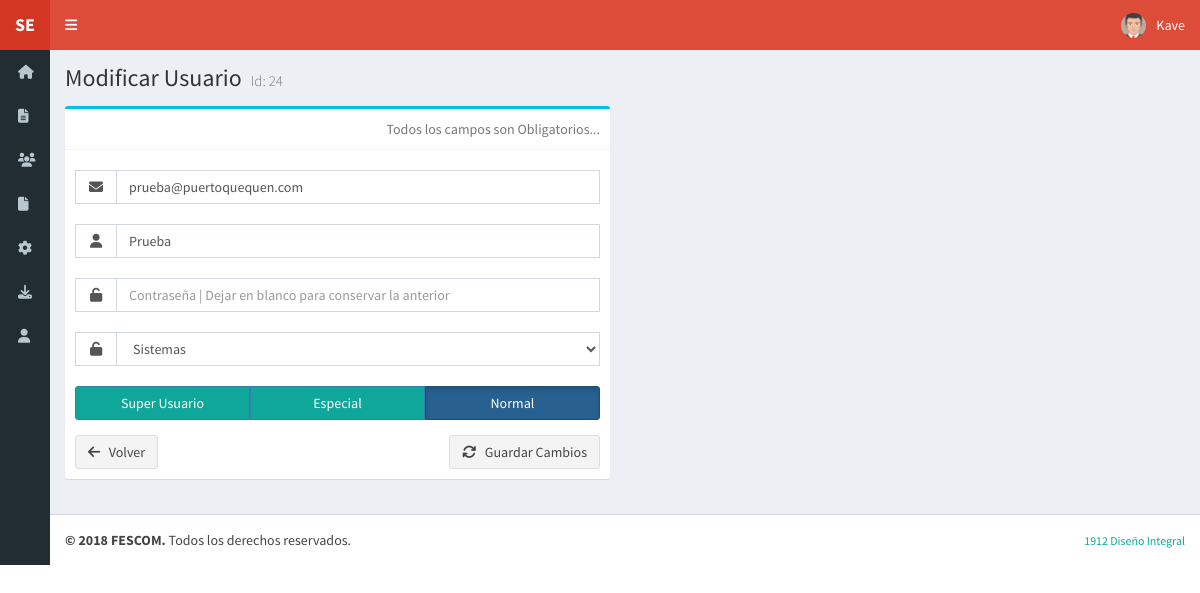
/adm/usr-cc.php?Id=24 (signed in), run on the app's committed database.
### tables this page shows
CREATE TABLE `usuarios` (
  `user_id` int(5) NOT NULL AUTO_INCREMENT,
  `user_name` varchar(25) NOT NULL,
  `user_email` varchar(35) NOT NULL,
  `user_password` varchar(255) NOT NULL,
  `user_level` tinyint(4) NOT NULL,
  `user_area` smallint(6) NOT NULL,
  `user_img` varchar(30) NOT NULL,
  `user_validate` tinyint(1) NOT NULL,
  PRIMARY KEY (`user_id`),
  UNIQUE KEY `email` (`user_email`)
);

CREATE TABLE `me_destino_exp` (
  `Id` smallint(6) NOT NULL,
  `Nombre` varchar(50) NOT NULL,
  PRIMARY KEY (`Id`)
);

### adm/usr-cc.php (the view, shortened to what this page needs)
<?php
$iniUrl = '../';
include($iniUrl . 'header.php');
if(isset($_POST['btn-signup'])) {
	$email = $mysqli->real_escape_string(trim($_POST['m_email']));
	$name = $mysqli->real_escape_string(trim($_POST['m_name']));
	$password = $mysqli->real_escape_string(trim($_POST['m_password']));
	$level = $_POST['m_level'];
	$area = $_POST['m_destino'];
	if (!empty($password)) {
		$new_password = password_hash($password, PASSWORD_DEFAULT);
	}
	$result = $mysqli->query("SELECT user_email FROM usuarios WHERE user_email='$email'");
	$filas = $result->num_rows;
	if (empty( $filas )) {
		$msg = '<div class="alert alert-danger"><i class="fa fa-remove"></i> &nbsp; ' . $email . ' no se encuentra registrado...</div>';
	} else {
		if (!empty($password)) {
			$query = $mysqli->prepare("UPDATE usuarios SET user_name = ?, user_password = ?, user_level = ?, user_area = ? WHERE user_email = ?");
			$query->bind_param('ssiis', $name, $new_password, $level, $area, $email);
		} else {
			$query = $mysqli->prepare("UPDATE usuarios SET user_name = ?, user_level = ?, user_area = ? WHERE user_email = ?");
			$query->bind_param('siis', $name, $level, $area, $email);
		}
		if($query->execute()) {
				$msg = '<div class="alert alert-success"><i class="fa fa-check"></i> &nbsp; ' . $name . ' ha sido modificado.</div>';
		}	else {
				$msg = '<div class="alert alert-danger"><i class="fa fa-ban"></i> &nbsp; Ha ocurrido un error...</div>';
		}
		$query->close();
	}
	$mysqli->close();
	?>
	<div class="content-wrapper">
		<section class="content">
			<?php echo $msg; ?>
			<div class="form-group">
				<button type="button" class="btn btn-default pull-left" onclick="location.href='index.php'"><i class="fa fa-arrow-left"></i> &nbsp; Volver a Usuarios</button>
				<button type="button" class="btn btn-default pull-right" onclick="location.href='<?php echo $iniUrl; ?>index.php'"><i class="fa fa-arrow-up"></i> &nbsp; Inicio</button>
      </div>
		</section>
	</div>
	<?php
	exit;
} else {
	$sql = "SELECT ALL Id, Nombre FROM me_destino_exp";
	if (!$tbl_destinos = $mysqli->query($sql)) {
			echo "<h2>Error en la Consulta SQL | Destino.</h2>";
			exit;
	}
	$usr_id = $_GET['Id'];
	$sql = "SELECT * FROM usuarios WHERE user_id = " . $usr_id;
	if (!$result = $mysqli->query($sql)) {
			echo "<h2>Error en la Consulta SQL | Usuarios.</h2>";
			exit;
	}	else {
		$usr_act = $result->fetch_assoc();
		$usr_lvl = $usr_act['user_level'];
	}
	$userlevel = $_SESSION['levelSession'];
	$disable_class = ($userlevel <> 1 ? ' disabled' : '');
}
?>
<div class="content-wrapper">
  <section class="content-header">
    <h1>Modificar Usuario <small>Id: <?php echo $usr_id; ?></small></h1>
  </section>
  <section class="content">
  <div class="row">
    <div class="col-md-6">
				<div class="box box-info">
          <div class="box-header with-border">
            <span class="text-muted pull-right">Todos los campos son Obligatorios...</span>
          </div>
          <div class="box-body">
        		<form method="post" id="login-form">
              <div class="input-group" style="margin: 10px 0 20px;">
                <span class="input-group-addon">
                  <i class="fa fa-envelope" style="width: 16px;"></i>
                </span>
                <input type="email" class="form-control" placeholder="Email" name="m_email" value="<?php echo $usr_act['user_email']; ?>" />
              </div>
							<div class="input-group" style="margin: 10px 0 20px;">
                <span class="input-group-addon">
                  <i class="fa fa-user" style="width: 16px;"></i>
                </span>
              <input type="text" class="form-control" placeholder="Usuario" name="m_name"  value="<?php echo $usr_act['user_name']; ?>" required  autofocus />
              </div>
              <div class="input-group" style="margin: 10px 0 20px;">
                <span class="input-group-addon">
                  <i class="fa fa-unlock-alt" style="width: 16px;"></i>
                </span>
              	<input type="password" class="form-control" placeholder="Contraseña | Dejar en blanco para conservar la anterior" name="m_password" />
              </div>
              <div class="form-group">
              <div class="input-group" style="margin: 10px 0 20px;">
                <span class="input-group-addon">
                  <i class="fa fa-unlock-alt" style="width: 16px;"></i>
                </span>
                <select required class="form-control" name="m_destino" id="destino" required>
                    <?php
                   	while ($destinos = $tbl_destinos->fetch_assoc()) {
						echo '<option value=' . $destinos['Id'] . ($destinos['Id'] == $usr_act['user_area'] ? ' selected ' : '') . '>' . $destinos['Nombre'] . '</option><br />';
					}
                    ?>
                </select>
              </div>
              <div class="form-group">
                <div class="btn-group btn-group-justified <?php echo ($userlevel <> 1 ? 'disabled-group' : ''); ?>" data-toggle="buttons" id="prior">
                    <label class="btn btn-primary <?php echo ($usr_lvl == 1 ? 'active' : '') . $disable_class; ?>">
                        <input type="radio" name="m_level" value="1" <?php echo ($usr_lvl == 1 ? 'checked="checked"' : ''); ?>>Super Usuario
                    </label>
                    <label class="btn btn-primary <?php echo ($usr_lvl == 2 ? 'active' : '') . $disable_class; ?>">
                        <input type="radio" name="m_level" value="2" <?php echo ($usr_lvl == 2 ? 'checked="checked"' : ''); ?>>Especial
                    </label>
                    <label class="btn btn-primary <?php echo ($usr_lvl == 3 ? 'active' : '') . $disable_class; ?>">
                        <input type="radio" name="m_level" value="3" <?php echo ($usr_lvl == 3 ? 'checked="checked"' : ''); ?>>Normal
                    </label>
                </div>
              </div>
              <div class="form-group">
									<button type="button" class="btn btn-default pull-left" onclick="location.href='index.php'"><i class="fa fa-arrow-left"></i> &nbsp; Volver</button>
                  <button type="submit" class="btn btn-default pull-right" name="btn-signup" id="btn-signup"><i class="fa fa-refresh"></i> &nbsp; Guardar Cambios</button>
              </div>
            </form>
          </div>
  			</div>
    </div>
	</div>
  </section>
</div>
<?php
include($iniUrl . 'footer.php');
?>

### data on the page
usuarios: m_email "prueba@puertoquequen.com", m_name "Prueba", m_destino "Sistemas"

### other printed values
$_SESSION['nameSession'] "Kave"
$usr_id "24"
